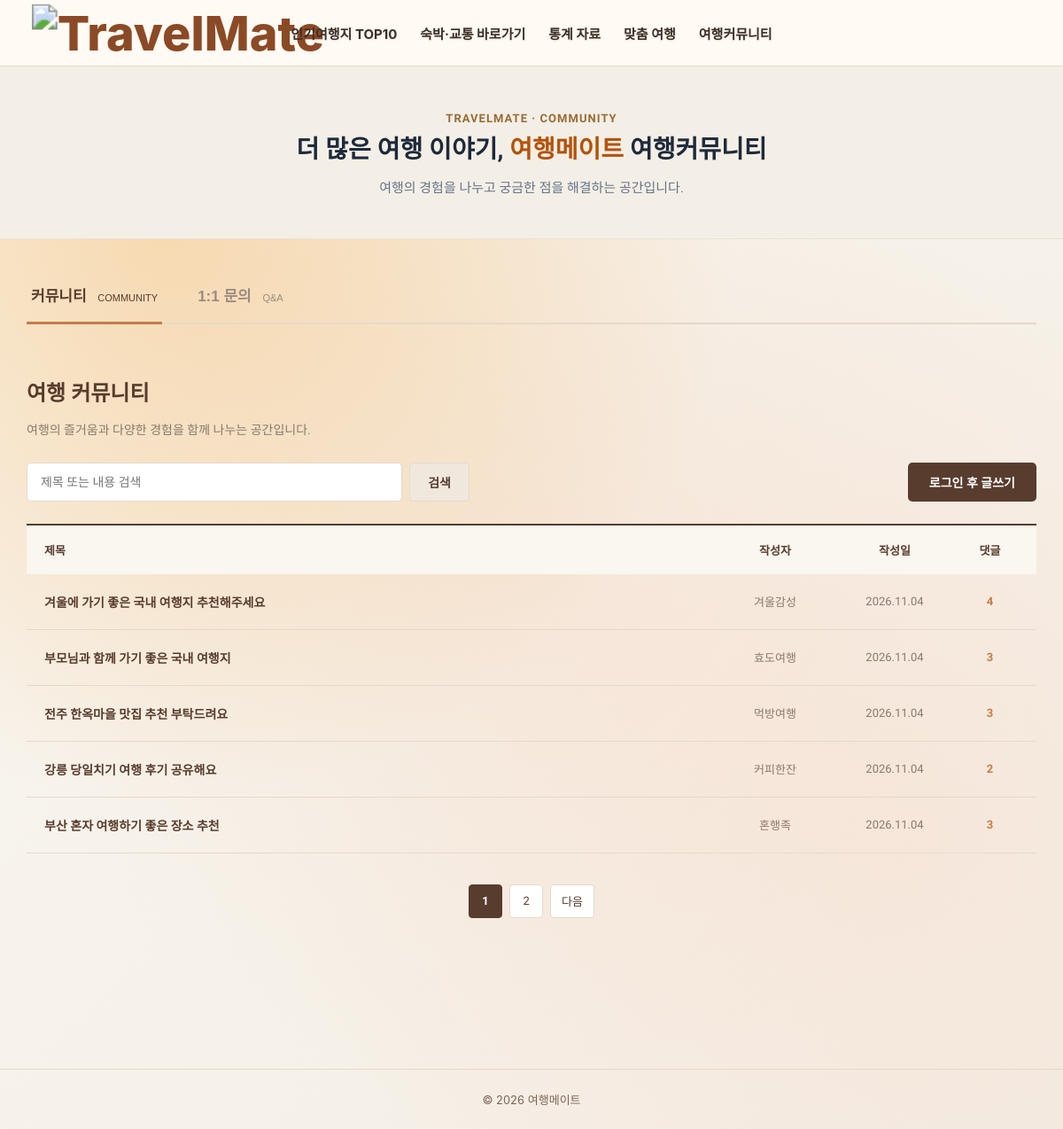
The page /qna/ on the database as committed earlier.
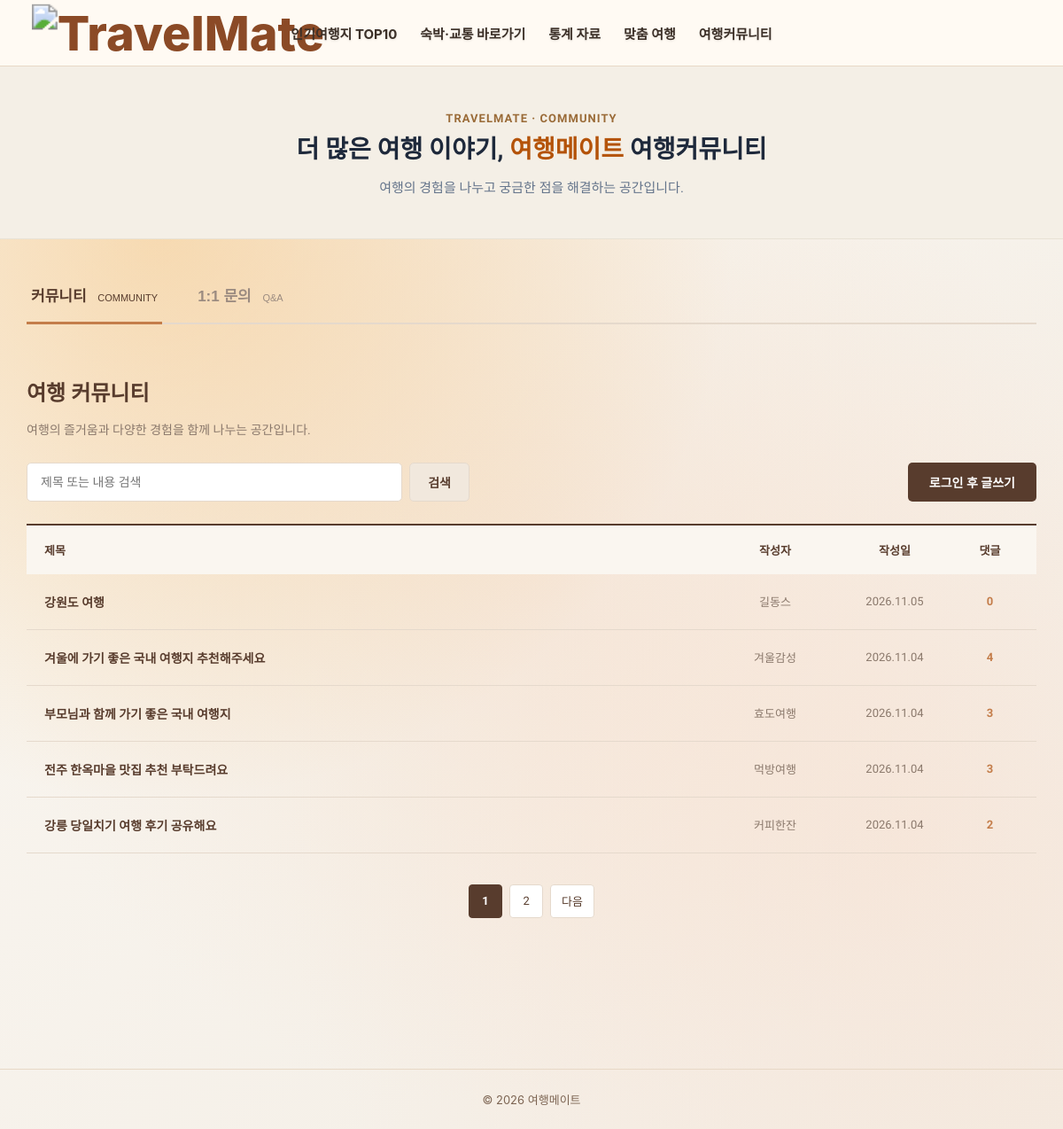
The same page on the database as committed later.
### qna/models.py (models this page shows, shortened)
class CommunityPost(models.Model):
    title = models.CharField(max_length=200)
    author = models.CharField(max_length=50)
    member_id = models.CharField(
        max_length=30,
        blank=True,
        default='',
        db_index=True,
    )
    content = models.TextField()
    created_at = models.DateTimeField(auto_now_add=True)
    class Meta:
        ordering = ['-id']

### qna/views.py (the view, shortened to what this page needs)
# urls.py: path('', views.index, name='index'),
def index(request):
    login_member = get_login_member(request)
    questions = Question.objects.all().order_by('-id')
    question_keyword = request.GET.get(
        'question_q', ''
    ).strip()
    if question_keyword:
        questions = questions.filter(
            Q(title__icontains=question_keyword) |
            Q(content__icontains=question_keyword)
        )
    keyword = request.GET.get('q', '').strip()
    posts = CommunityPost.objects.annotate(
        comment_count=Count('comments')
    ).order_by('-id')
    if keyword:
        posts = posts.filter(
            Q(title__icontains=keyword) |
            Q(content__icontains=keyword)
        )
    paginator = Paginator(posts, 5)
    page_number = request.GET.get('page', 1)
    page_obj = paginator.get_page(page_number)
    selected_post = None
    comments = []
    is_owner = False
    post_id = request.GET.get('post')
    context = {
        'questions': questions,
        'page_obj': page_obj,
        'keyword': keyword,
        'question_keyword': question_keyword,
        'selected_post': selected_post,
        'comments': comments,
        'login_member': login_member,
        'login_member_name': get_member_name(login_member),
        'is_owner': is_owner,
    }
    return render(request, 'qna.html', context)

### qna/views.py (called while the page is built)
def get_login_member(request):
    member_id = request.session.get('session_id')
    if not member_id:
        return None
    return Member.objects.filter(id=member_id).first()

def get_member_name(member):
    if member is None:
        return ''
    return str(member.nickname)

### qna/templates/qna.html (shortened to what the changed rows need)
{% extends 'base.html' %}
{% load static %}
{% block head %}
<link rel="stylesheet" href="{% static 'css/tm-qna.css' %}?v=5">
{% endblock %}
{% block content %}
<section class="qa-hero">
    <div class="qa-hero-inner">
        <h1>
            더 많은 여행 이야기,
            <em>여행메이트</em> 여행커뮤니티
        </h1>
    </div>
</section>
<section class="qa-wrap">
    <div id="faq-panel" class="qa-panel active">
        <div class="qa-community">
            <h2>여행 커뮤니티</h2>
            <div id="community-list">
                <div class="community-board">
                    {% for post in page_obj %}
                    <a href="{% url 'qna:community_detail' post.id %}"
                       class="community-board-row">
                        <span class="community-post-title">
                            {{ post.title }}
                        </span>
                        <span>
                            {{ post.author }}
                        </span>
                        <span>
                            {{ post.created_at|date:'Y.m.d' }}
                        </span>
                        <span class="community-comment-count">
                            {{ post.comment_count }}
                        </span>
                    </a>
                    {% empty %}
                    <div class="community-empty">
                        아직 등록된 게시글이 없습니다.
                    </div>
                    {% endfor %}
                </div>
                {% if page_obj.paginator.num_pages > 1 %}
                <div class="community-pagination">
                    {% for num in page_obj.paginator.page_range %}
                        {% if page_obj.number == num %}
                        <span class="community-page-btn active">
                            {{ num }}
                        </span>
                        {% else %}
                        <a class="community-page-btn"
                           href="?page={{ num }}&q={{ keyword|urlencode }}">
                            {{ num }}
                        </a>
                        {% endif %}
                    {% endfor %}
                    {% if page_obj.has_next %}
                    <a class="community-page-btn"
                       href="?page={{ page_obj.next_page_number }}&q={{ keyword|urlencode }}">
                        다음
                    </a>
                    {% endif %}
                </div>
                {% endif %}
            </div>
        </div>
    </div>
</section>
{% endblock %}

Rows that differ between the two databases and show on the page:
no longer on this page (row unchanged): CommunityPost: title "부산 혼자 여행하기 좋은 장소 추천", author "혼행족", created_at "2026.11.04", comment_count "3"
added CommunityPost: title "강원도 여행", author "길동스", created_at "2026.11.05", comment_count "0"
